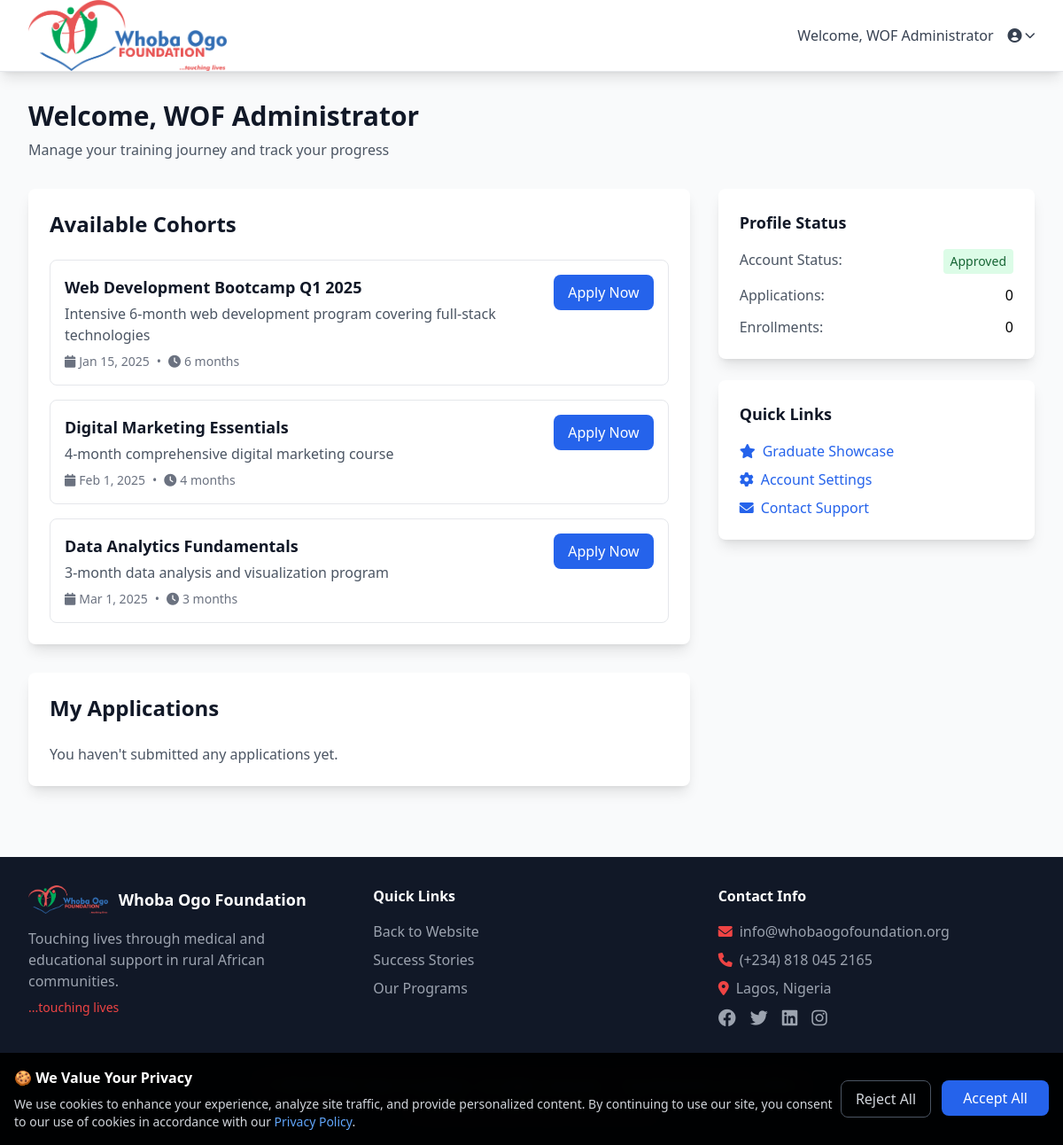
/dashboard.php (signed in), run on the app's committed database.
### tables this page shows
CREATE TABLE IF NOT EXISTS cohorts (
    id INT AUTO_INCREMENT PRIMARY KEY,
    name VARCHAR(100) NOT NULL,
    description TEXT DEFAULT NULL,
    course_type VARCHAR(100) DEFAULT NULL,
    duration_months INT NOT NULL,
    start_date DATE NOT NULL,
    end_date DATE NOT NULL,
    max_students INT DEFAULT 50,
    status ENUM('upcoming', 'active', 'completed') DEFAULT 'upcoming',
    cohort_image VARCHAR(255) DEFAULT NULL,
    course_outline TEXT DEFAULT NULL,
    created_at TIMESTAMP DEFAULT CURRENT_TIMESTAMP,
    updated_at TIMESTAMP DEFAULT CURRENT_TIMESTAMP ON UPDATE CURRENT_TIMESTAMP,
    INDEX idx_status (status),
    INDEX idx_course_type (course_type),
    INDEX idx_start_date (start_date)
);

### classes/Database.php (called while the page is built, shortened)
<?php
class Database {
    private $host = DB_HOST;
    private $user = DB_USER;
    private $pass = DB_PASS;
    private $dbname = DB_NAME;
    private $conn;
    private $stmt;
    public function __construct() {
        $dsn = 'mysql:host=' . $this->host . ';dbname=' . $this->dbname;
        $options = array(
            PDO::ATTR_PERSISTENT => true,
            PDO::ATTR_ERRMODE => PDO::ERRMODE_EXCEPTION,
            PDO::ATTR_DEFAULT_FETCH_MODE => PDO::FETCH_ASSOC
        );
        try {
            $this->conn = new PDO($dsn, $this->user, $this->pass, $options);
        } catch(PDOException $e) {
            $this->error = $e->getMessage();
            echo 'Connection Error: ' . $this->error;
        }
    }
    public function query($query) {
        $this->stmt = $this->conn->prepare($query);
    }
    public function bind($param, $value, $type = null) {
        if(is_null($type)) {
            switch(true) {
                case is_int($value):
                    $type = PDO::PARAM_INT;
                    break;
            }
        }
        $this->stmt->bindValue($param, $value, $type);
    }
    public function execute() {
        return $this->stmt->execute();
    }
    public function resultSet() {
        $this->execute();
        return $this->stmt->fetchAll();
    }
}
?>

### classes/Auth.php (called while the page is built, shortened)
<?php
require_once 'Database.php';
class Auth {
    public function isLoggedIn() {
        return isset($_SESSION['user_id']);
    }
}
?>

### includes/cookies.php (called while the page is built, shortened)
<?php
function showCookieBanner() {
    return !isset($_COOKIE['wof_cookie_consent']);
}
?>

### dashboard.php (the view, shortened to what this page needs)
<?php
require_once 'classes/Database.php';
include 'includes/header.php';
$db = new Database();
$db->query('SELECT a.*, c.name as cohort_name, c.duration_months, c.start_date
           FROM applications a
           JOIN cohorts c ON a.cohort_id = c.id
           WHERE a.user_id = :user_id
           ORDER BY a.applied_at DESC');
$db->bind(':user_id', $_SESSION['user_id']);
$applications = $db->resultSet();
$db->query('SELECT e.*, c.name as cohort_name, c.duration_months, c.start_date, c.end_date
           FROM enrollments e
           JOIN cohorts c ON e.cohort_id = c.id
           WHERE e.user_id = :user_id
           ORDER BY e.enrollment_date DESC');
$db->bind(':user_id', $_SESSION['user_id']);
$enrollments = $db->resultSet();
$db->query('SELECT * FROM cohorts WHERE status IN ("upcoming", "active") ORDER BY start_date ASC');
$available_cohorts = $db->resultSet();
?>
<div class="max-w-7xl mx-auto py-8 px-4 sm:px-6 lg:px-8">
    <div class="mb-8">
        <h1 class="text-3xl font-bold text-gray-900">Welcome, <?php echo htmlspecialchars($_SESSION['full_name']); ?></h1>
        <p class="text-gray-600 mt-2">Manage your training journey and track your progress</p>
    </div>
    <div class="grid grid-cols-1 lg:grid-cols-3 gap-8">
        <div class="lg:col-span-2 space-y-8">
            <?php if($_SESSION['user_status'] === 'approved' || $_SESSION['user_status'] === 'pending'): ?>
                <div class="bg-white rounded-lg shadow-lg p-6">
                    <h2 class="text-2xl font-bold text-gray-900 mb-6">Available Cohorts</h2>
                    <div class="grid gap-4">
                        <?php foreach($available_cohorts as $cohort): ?>
                            <div class="border border-gray-200 rounded-lg p-4 hover:border-primary transition">
                                <div class="flex justify-between items-start">
                                    <div class="flex-1">
                                        <h3 class="text-lg font-semibold text-gray-900"><?php echo htmlspecialchars($cohort['name']); ?></h3>
                                        <p class="text-gray-600 mt-1"><?php echo htmlspecialchars($cohort['description']); ?></p>
                                        <div class="flex items-center mt-2 text-sm text-gray-500">
                                            <i class="fas fa-calendar mr-1"></i>
                                            <span><?php echo date('M j, Y', strtotime($cohort['start_date'])); ?></span>
                                            <span class="mx-2">•</span>
                                            <i class="fas fa-clock mr-1"></i>
                                            <span><?php echo $cohort['duration_months']; ?> months</span>
                                        </div>
                                    </div>
                                    <a href="apply.php?cohort_id=<?php echo $cohort['id']; ?>"
                                       class="bg-primary text-white px-4 py-2 rounded-lg hover:bg-blue-700 transition">
                                        Apply Now
                                    </a>
                                </div>
                            </div>
                        <?php endforeach; ?>
                    </div>
                </div>
            <?php endif; ?>
            <div class="bg-white rounded-lg shadow-lg p-6">
                <h2 class="text-2xl font-bold text-gray-900 mb-6">My Applications</h2>
                <?php if(empty($applications)): ?>
                    <p class="text-gray-600">You haven't submitted any applications yet.</p>
                <?php endif; ?>
            </div>
        </div>
        <div class="space-y-6">
            <div class="bg-white rounded-lg shadow-lg p-6">
                <h3 class="text-lg font-semibold text-gray-900 mb-4">Profile Status</h3>
                <div class="space-y-3">
                    <div class="flex justify-between">
                        <span class="text-gray-600">Account Status:</span>
                        <span class="px-2 py-1 rounded text-sm font-medium
                            <?php if($_SESSION['user_status'] === 'approved'): ?>bg-green-100 text-green-800<?php endif; ?>
                            <?php if($_SESSION['user_status'] === 'pending'): ?>bg-yellow-100 text-yellow-800<?php endif; ?>
                            <?php if($_SESSION['user_status'] === 'graduated'): ?>bg-blue-100 text-blue-800<?php endif; ?>">
                            <?php echo ucfirst($_SESSION['user_status']); ?>
                        </span>
                    </div>
                    <div class="flex justify-between">
                        <span class="text-gray-600">Applications:</span>
                        <span class="font-medium"><?php echo count($applications); ?></span>
                    </div>
                    <div class="flex justify-between">
                        <span class="text-gray-600">Enrollments:</span>
                        <span class="font-medium"><?php echo count($enrollments); ?></span>
                    </div>
                </div>
            </div>
            <div class="bg-white rounded-lg shadow-lg p-6">
                <h3 class="text-lg font-semibold text-gray-900 mb-4">Quick Links</h3>
                <div class="space-y-2">
                    <a href="showcase.php" class="block text-primary hover:underline">
                        <i class="fas fa-star mr-2"></i>Graduate Showcase
                    </a>
                    <a href="profile-settings.php" class="block text-primary hover:underline">
                        <i class="fas fa-cog mr-2"></i>Account Settings
                    </a>
                    <a href="contact.php" class="block text-primary hover:underline">
                        <i class="fas fa-envelope mr-2"></i>Contact Support
                    </a>
                </div>
            </div>
        </div>
    </div>
</div>
<?php include 'includes/footer.php'; ?>

### includes/header.php (shortened to what this page needs)
<?php
require_once 'classes/Auth.php';
require_once 'cookies.php';
$auth = new Auth();
?>
<!DOCTYPE html>
<html lang="en">
<head>
    <script src="https://cdn.tailwindcss.com"></script>
    <link href="https://cdnjs.cloudflare.com/ajax/libs/font-awesome/6.0.0/css/all.min.css" rel="stylesheet">
</head>
<body class="bg-gray-50 min-h-screen">
    <nav class="bg-white shadow-lg border-b border-gray-200">
        <div class="max-w-7xl mx-auto px-4 sm:px-6 lg:px-8">
            <div class="flex justify-between items-center h-25">
                <div class="flex items-center">
                    <a href="index.php" class="flex items-center space-x-2">
                        <img src="images/wof_logo.png" alt="Whoba Ogo Foundation" class="h-20 w-auto">
                    </a>
                </div>
                <div class="flex items-center space-x-4">
                    <?php if($auth->isLoggedIn()): ?>
                        <span class="text-gray-700">Welcome, <?php echo htmlspecialchars($_SESSION['full_name']); ?></span>
                        <div class="relative group">
                            <button class="flex items-center space-x-1 text-gray-700 hover:text-primary" onclick="toggleDropdown('userDropdown')">
                                <i class="fas fa-user-circle"></i>
                                <i class="fas fa-chevron-down text-xs"></i>
                            </button>
                        </div>
                    <?php endif; ?>
                </div>
            </div>
        </div>
    </nav>
    <?php if(showCookieBanner()): ?>
    <div class="cookie-banner">
        <div class="max-w-7xl mx-auto flex flex-col md:flex-row items-center justify-between">
            <div class="flex-1 mb-4 md:mb-0">
                <h4 class="font-semibold mb-2">🍪 We Value Your Privacy</h4>
                <p class="text-sm text-gray-300">
                    We use cookies to enhance your experience, analyze site traffic, and provide personalized content.
                    By continuing to use our site, you consent to our use of cookies in accordance with our
                    <a href="#" class="text-blue-400 hover:underline">Privacy Policy</a>.
                </p>
            </div>
            <div class="flex space-x-3">
                <form method="POST" class="inline">
                    <button type="submit" class="px-4 py-2 text-gray-300 hover:text-white border border-gray-600 rounded-lg transition">
                        Reject All
                    </button>
                </form>
                <form method="POST" class="inline">
                    <button type="submit" class="px-6 py-2 bg-primary text-white rounded-lg hover:bg-blue-700 transition">
                        Accept All
                    </button>
                </form>
            </div>
        </div>
    </div>
    <?php endif; ?>
</body>
</html>

### includes/footer.php (shortened to what this page needs)
<footer class="bg-gray-900 text-white mt-12">
        <div class="max-w-7xl mx-auto py-8 px-4 sm:px-6 lg:px-8">
            <div class="grid grid-cols-1 md:grid-cols-3 gap-8">
                <div>
                    <div class="flex items-center space-x-3 mb-4">
                        <img src="images/wof_logo.png" alt="Whoba Ogo Foundation" class="h-8 w-auto">
                        <h3 class="text-lg font-semibold"><?php echo APP_NAME; ?></h3>
                    </div>
                    <p class="text-gray-400">Touching lives through medical and educational support in rural African communities.</p>
                    <p class="text-sm text-coral mt-2 font-medium">...touching lives</p>
                </div>
                <div>
                    <h4 class="text-md font-semibold mb-4">Quick Links</h4>
                    <ul class="space-y-2 text-gray-400">
                        <li><a href="https://whobaogofoundation.org" class="hover:text-white transition"> Back to Website </a></li>
                        <li><a href="showcase.php" class="hover:text-white transition">Success Stories</a></li>
                        <li><a href="#" class="hover:text-white transition">Our Programs</a></li>
                    </ul>
                </div>
                <div>
                    <h4 class="text-md font-semibold mb-4">Contact Info</h4>
                    <div class="text-gray-400 space-y-2">
                        <p><i class="fas fa-envelope mr-2 text-coral"></i>info@whobaogofoundation.org</p>
                        <p><i class="fas fa-phone mr-2 text-coral"></i>(+234) 818 045 2165</p>
                        <p><i class="fas fa-map-marker-alt mr-2 text-coral"></i>Lagos, Nigeria</p>
                        <div class="flex space-x-4 mt-4">
                            <a href="#" class="text-gray-400 hover:text-white transition">
                                <i class="fab fa-facebook text-xl"></i>
                            </a>
                            <a href="#" class="text-gray-400 hover:text-white transition">
                                <i class="fab fa-twitter text-xl"></i>
                            </a>
                            <a href="#" class="text-gray-400 hover:text-white transition">
                                <i class="fab fa-linkedin text-xl"></i>
                            </a>
                            <a href="#" class="text-gray-400 hover:text-white transition">
                                <i class="fab fa-instagram text-xl"></i>
                            </a>
                        </div>
                    </div>
                </div>
            </div>
            <div class="border-t border-gray-800 mt-8 pt-4 text-center text-gray-400">
                <p>&copy; <?php echo date('Y'); ?> <?php echo APP_NAME; ?>. All rights reserved. | Touching lives across Africa</p>
                <p class="text-xs mt-2">
                    <a href="#" class="hover:text-white transition">Privacy Policy</a> |
                    <a href="#" class="hover:text-white transition">Cookie Policy</a> |
                    <a href="#" class="hover:text-white transition">Terms of Service</a>
                </p>
            </div>
        </div>
    </footer>
</body>
</html>

### includes/header.php (style rules this page uses)
.cookie-banner { position: fixed; bottom: 0; left: 0; right: 0; background: rgba(0, 0, 0, 0.95); color: white; padding: 1rem; z-index: 1000; backdrop-filter: blur(10px); }

### data on the page
cohorts: name "Web Development Bootcamp Q1 2025", description "Intensive 6-month web development program covering full-stack technologies", start_date "Jan 15, 2025", duration_months "6"
cohorts: name "Digital Marketing Essentials", description "4-month comprehensive digital marketing course", start_date "Feb 1, 2025", duration_months "4"
cohorts: name "Data Analytics Fundamentals", description "3-month data analysis and visualization program", start_date "Mar 1, 2025", duration_months "3"

### other printed values
$_SESSION['full_name'] "WOF Administrator"
$_SESSION['user_status'] "Approved"
count($applications) "0"
count($enrollments) "0"
APP_NAME "Whoba Ogo Foundation"
